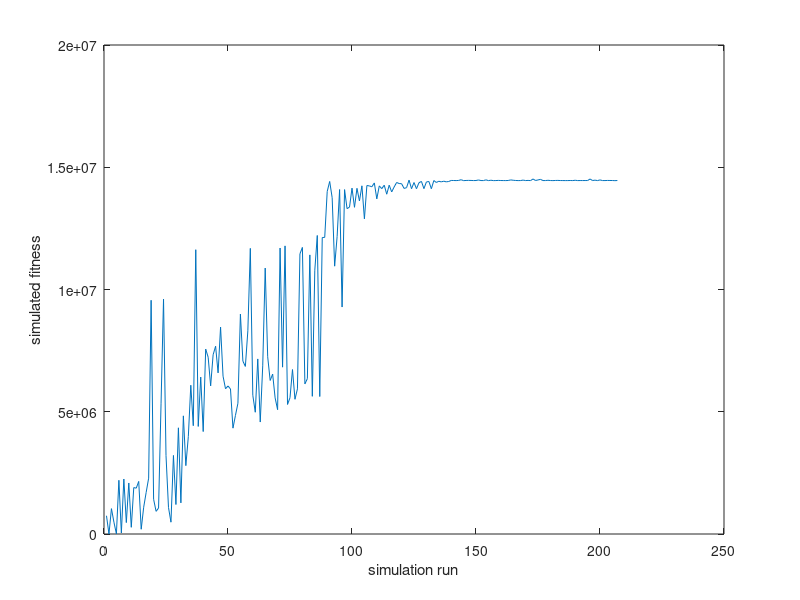
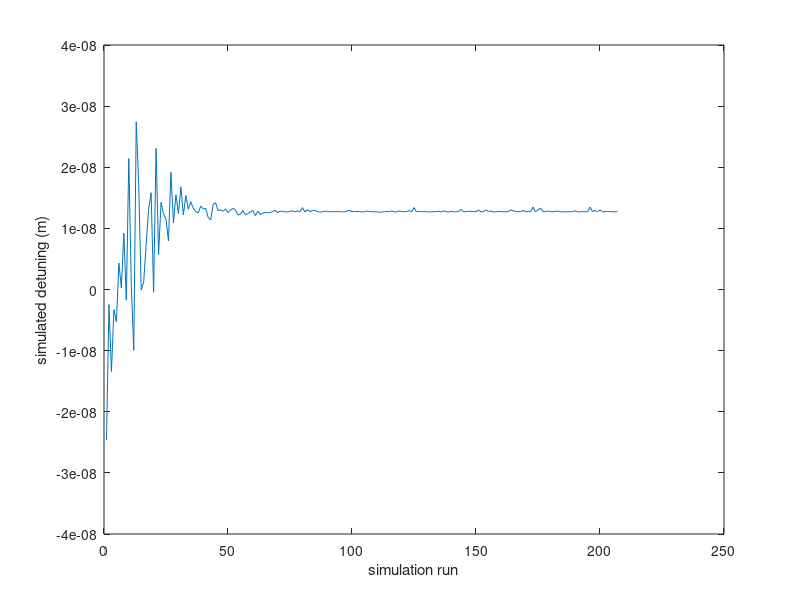
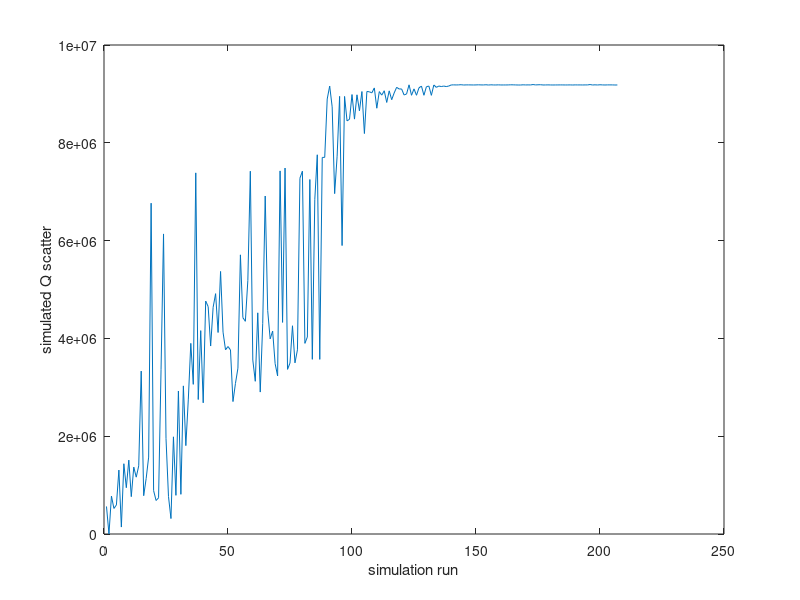
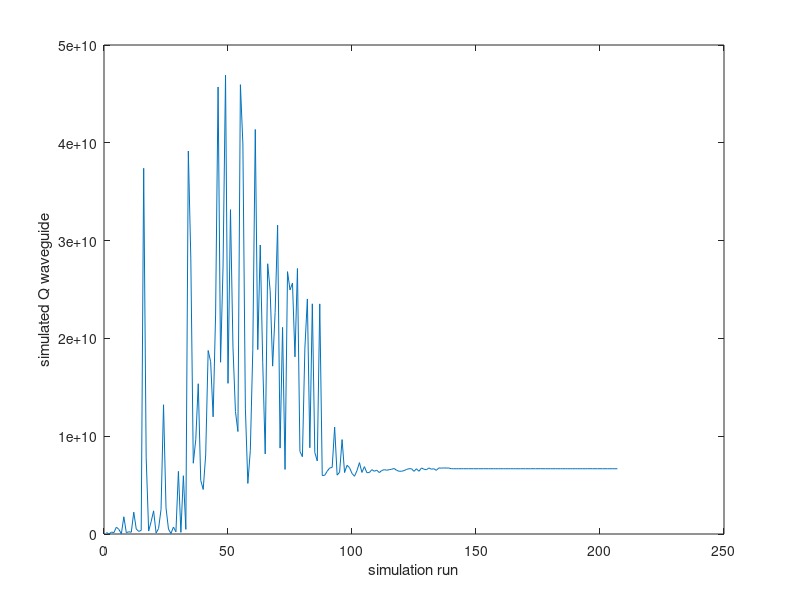

MATLAB code to generate these figures, in order:
% data analysis file for the resonance simulation data from waveguide
% solver 
clear; clc;
%% import and store the data from the txt file 
data = importdata("OptimizeListFull_resonance_sweep_v4.csv");
a = data(:,1);
sim_run = linspace(1,length(a),length(a));
d = data(:,2); 
w = data(:,3);
t = data(:,4);
Q_sim = data(:,5);
Q_sc = data(:,6);
Q_wvg = data(:,7);
V_mode = data(:,8);
wavelength_detune = data(:,9);
calc_fitness = data(:,10);
%% plot the calculated fitness
figure; hold off;
plot(sim_run,calc_fitness);
xlabel("simulation run"); ylabel("simulated fitness");
%% plot the wavelength detune
figure; hold off;
plot(sim_run,wavelength_detune);
xlabel("simulation run"); ylabel("simulated detuning (m)");
%% plot the Q_scatter
figure; hold off;
plot(sim_run,Q_sc);
xlabel("simulation run"); ylabel("simulated Q scatter");
%% plot the Q_waveguide
figure; hold off;
plot(sim_run,Q_wvg);
xlabel("simulation run"); ylabel("simulated Q waveguide");